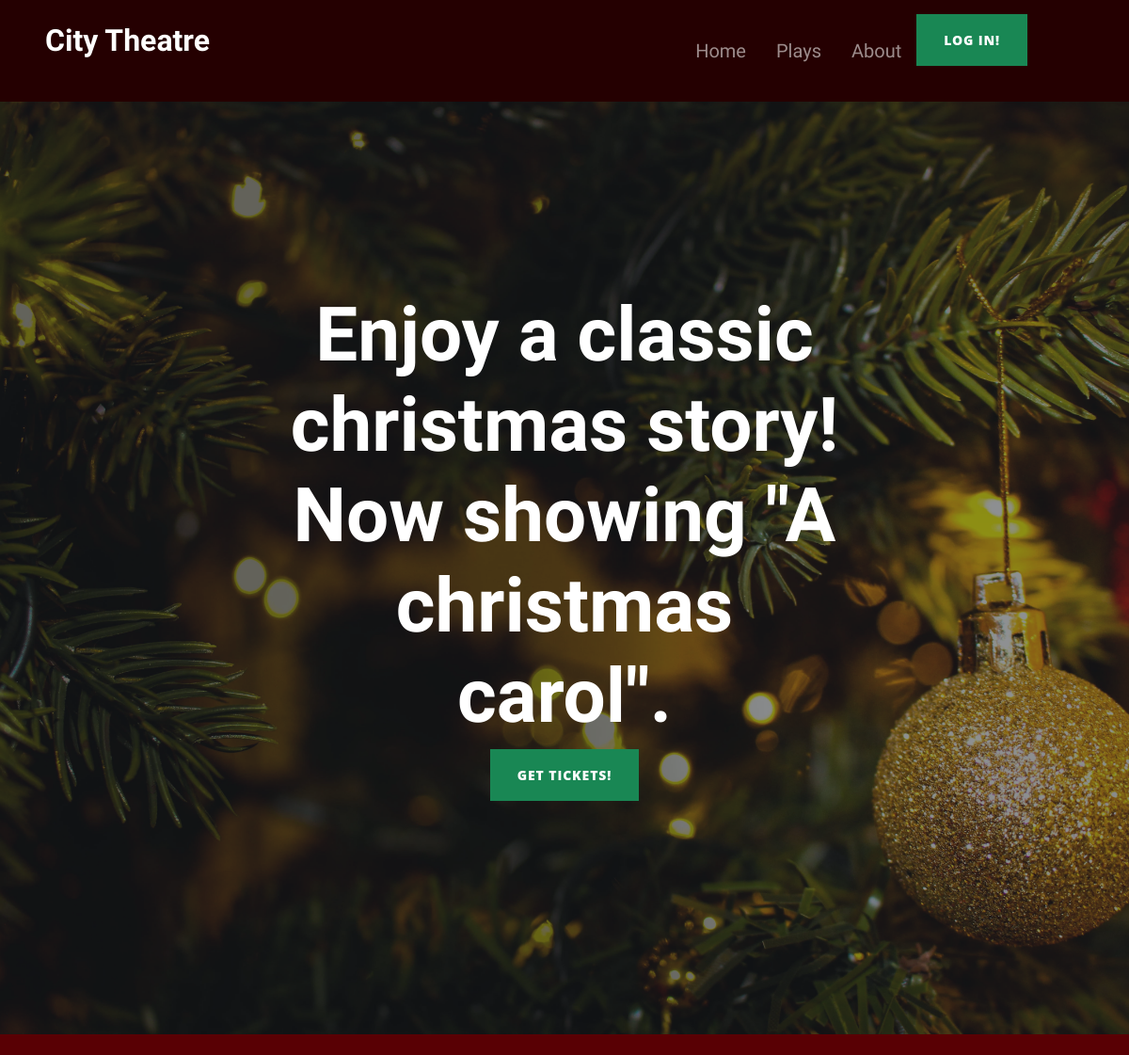
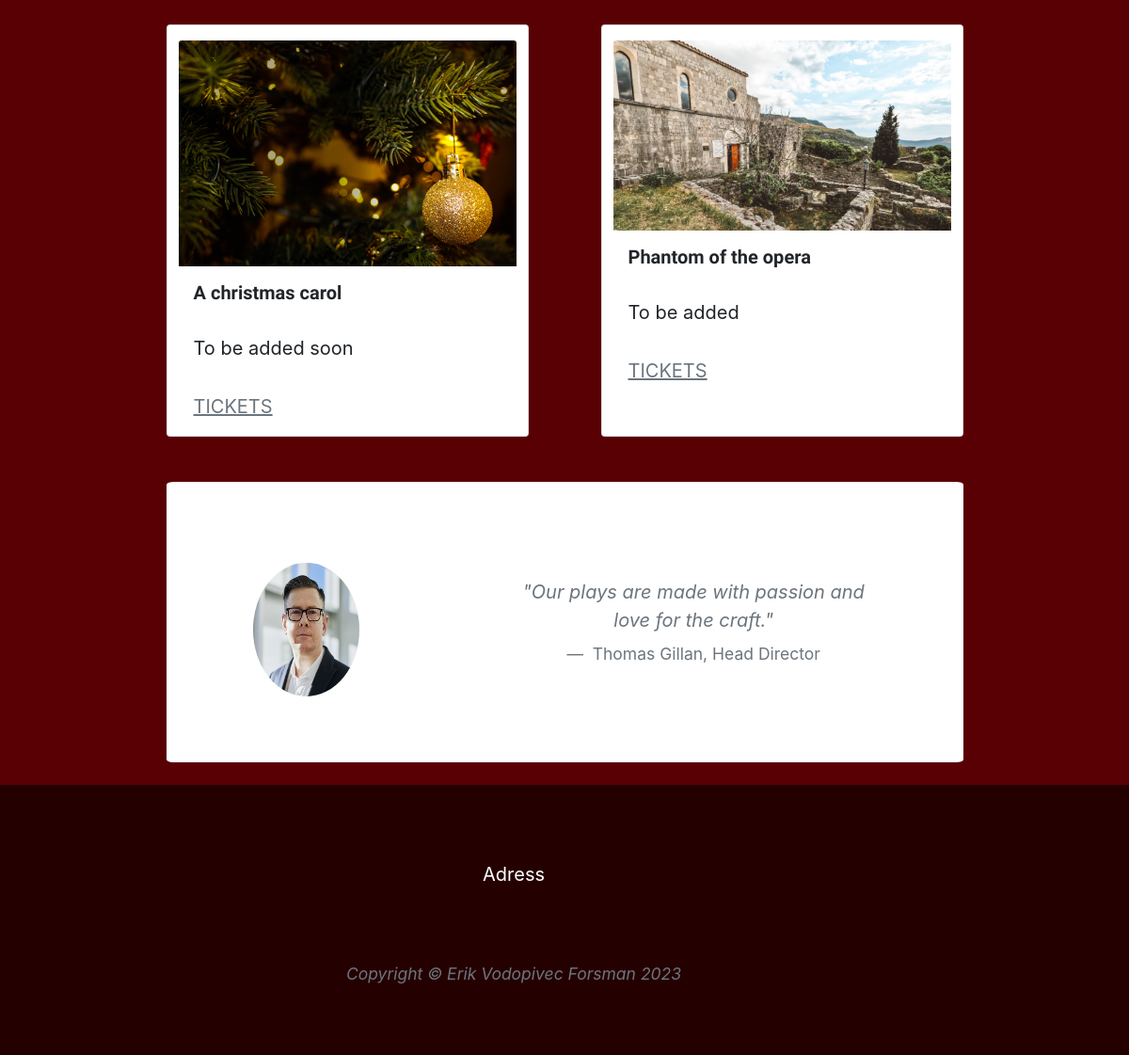
The page / on the database its author committed (2 pictures, top to bottom).
### booking/models.py (models this page shows, shortened)
class Play( models.Model):
    name = models.CharField(max_length=254, null=False, blank=False)
    description = models.CharField(max_length=1000, null=False, blank=False, default="To be added")
    image = models.CharField(max_length=254, null=True, blank=True)

### home/views.py (the view)
# urls.py: path('', views.HomePage, name='home'),
def HomePage(request):
    plays = Play.objects.all()
    template = "home/index.html"
    context = {
            'plays': plays,
        }
    return render(request, template, context)

### home/templates/home/index.html
{% extends "base.html" %}
{% load static %}
{% block content %}
    <header class="masthead" src="{{MEDIA_URL}}christmas.jpg">
        <div class="container col-12 position-relative px-4 px-lg-5 mx-auto" id="hook-container">
            <div class="row gx-4 gx-lg-5 justify-content-center">
                <div class="col-md-10 col-lg-8 col-xl-7">
                    <div class="site-heading">
                        <h1 id="hook">Enjoy a classic christmas story! <br> Now showing "A christmas carol".</h1>
                        <div class="d-flex justify-content-center mb-4"><a class="btn btn-success text-uppercase" href="#!">Get tickets!</a></div>
                    </div>
                </div>
            </div>
        </div>
    </header>
    <div class="container mx-auto col-11 col-lg-9">
        <div class="card-deck row justify-content-around">
            {% for play in plays %}
            <div class="card col-11 col-md-5 col-sm-5 col-xs-5">
                <img class="card-img-top" src="{{MEDIA_URL}}{{ play.image }}" alt="play theme image. {{ play.name }}">
                <div class="card-body">
                    <h5 class="card-title">{{ play.name }}</h5>
                    <p class="card-text">{{ play.description }}</p>
                    <p class="card-text"><a class="text-muted text-uppercase" href="{% url 'booking_date' play.id %}">Tickets</a></p>
                </div>
            </div>
            {% endfor %}
            <div class=" row justify-content-around col-11" id="director">
                <div class="col-11 col-lg-2 d-flex d-flex-inline">
                    <img class="col-12" id="director-img" src="{{MEDIA_URL}}head-editor.jpg" alt="head photo man">
                </div>
                <div class="text-center col-6 d-flex d-flex-inline">
                    <figure>
                    <blockquote class="blockquote mb-4">
                        <p>
                            <span class="font-italic">"Our plays are made with passion and love for the craft."</span>
                        </p>
                    </blockquote>
                    <figcaption class="blockquote-footer">
                        Thomas Gillan, Head Director
                    </figcaption>
                </figure>
            </div>
        </div>
    </div>
{% endblock %}

### static/css/style.css (style rules this page uses)
:root { --light-red: #590004 ; --dark-red: #250001; --green-btn: #55CB1E; }
#cont { background-color: var(--light-red); width: 100vw; overflow-x: hidden; }
header.masthead { background-color: RGBA(108, 117, 125, 1); background-image: url('../../media/christmas.jpg') !important; }
.card-deck { left: auto !important; }
#hook { font-family: 'Pinyon Script', cursive; }
h6, .h6, h5, .h5, h4, .h4, h3, .h3, .nav-item { font-family: 'Mukta', sans-serif; }
h1, .h1, h2, .h2, .subheading, .navbar-brand, .site-heading { font-family: 'Pinyon Script', cursive; }
.btn { border-radius: 5%; }
.card { display: inline-block; }
#director-img { border-radius: 50%; }
img { margin-top: 2vh; }
#director { background-color: white; border-radius: 1%; padding-top: 5%; padding-bottom: 5%; }

### rows shown on the page
Play: image (picture), name "A christmas carol", description "To be added soon"
Play: image (picture), name "Phantom of the opera", description "To be added"
